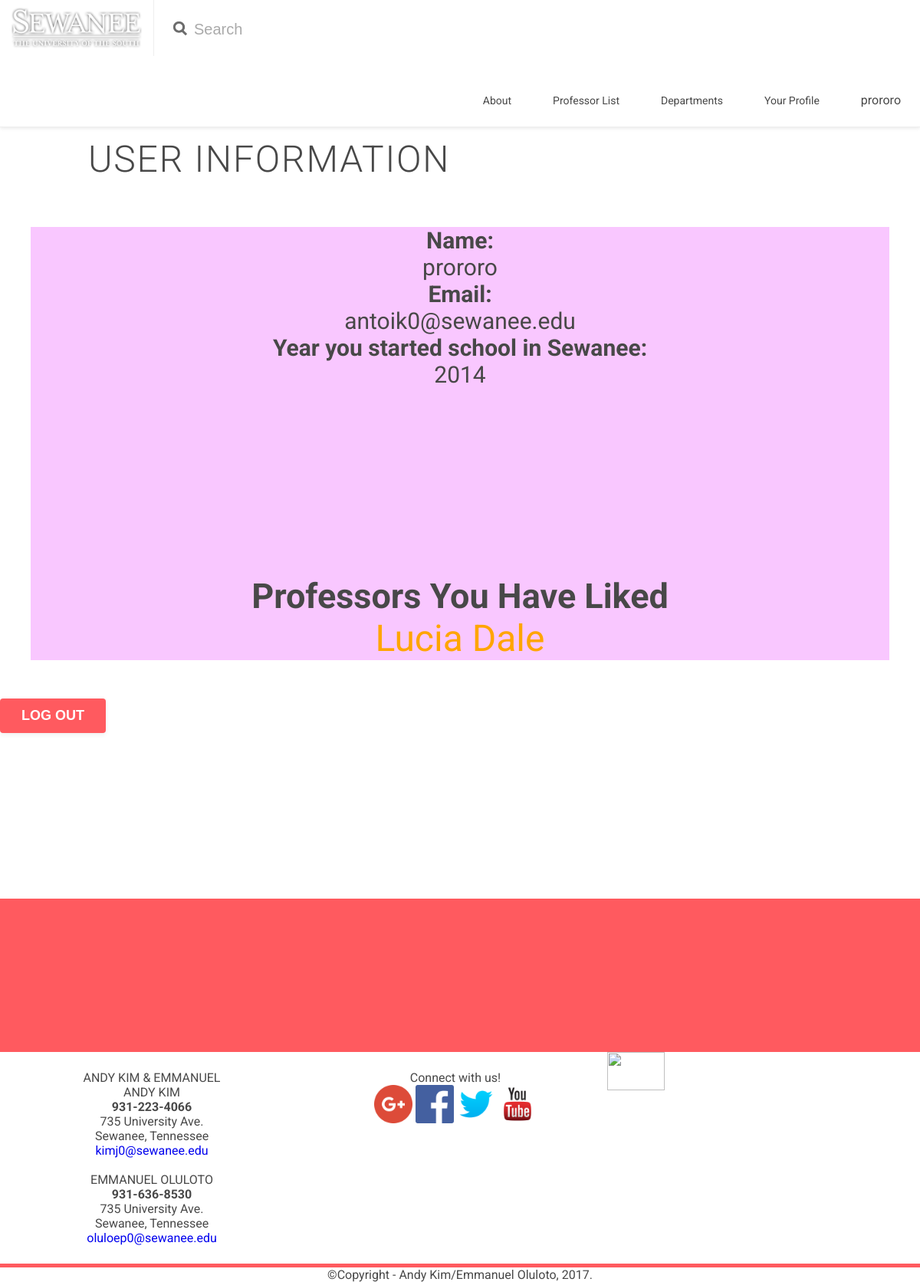
/php/userinfo.php (signed in), run on the app's committed database.
### tables this page shows
CREATE TABLE studentTable(
   username         varchar(40) NOT NULL PRIMARY KEY
  ,password	        varchar(20) NOT NULL
  ,sewanee_Email    varchar(40) NOT NULL
  ,first_Year       SMALLINT 
);

CREATE TABLE hasLiked(
   likeID int AUTO_INCREMENT PRIMARY KEY
  ,username varchar(40)
  ,profID int
);

CREATE TABLE profTable(
   profID           int AUTO_INCREMENT NOT NULL PRIMARY KEY
  ,first_name       varchar(40)
  ,last_name        varchar(40)
  ,email            varchar(40)
  ,phone            char(10)
  ,password         varchar(20) NOT NULL 
);

### php/userinfo.php (the view, shortened to what this page needs)
<?php require_once('header.php') ?>
<!DOCTYPE html>
<html>
	<head>
		<link rel="stylesheet" type="text/css" href="/css/main.css"/>
	</head>
	<body>
  	<div class="top-nav active clearfix">
  		<a href="index.html" class="logo">
  			<img src="/image/logo2.png" alt="Sewanee"/>
  		</a>
  		<div id="nav-searchbar">
  			<form method="GET" action="index.html">
  				<input type="text" name="search" id="nav-search" placeholder="Search"/>
  			</form>
  		</div>
  		<ul>
  		</ul>
  	</div>
<span style="display:block; height: 100px;"></span>
<?php
  if( isset($_SESSION['username']) ){
    $username = $_SESSION['username'];
    $query = "SELECT * FROM studentTable WHERE username = '$username'";
    $result = $connection->query($query);
    $rows = $result->num_rows;
    for ($j = $rows-1 ; $j >= 0; $j--){
      $result->data_seek($j);
      $row = $result->fetch_array(MYSQLI_NUM);
      echo <<<_END
        <div class="row">
          <h1 id="moto">USER INFORMATION</h1>
        </div>
        <div class ="set" style="background:#F9C7FF;font-size:30px;margin:40px;text-align:center">
          <h4> Name:</h4> $row[0]
          <h4>Email:</h4> $row[2]
          <h4>Year you started school in Sewanee:</h4>$row[3]
_END;
    $query = "SELECT first_name,last_name,hasLiked.profID FROM profTable,hasLiked,studentTable
              WHERE hasLiked.username = '$username'
              AND   hasLiked.profID = profTable.profID
              AND   hasLiked.username = studentTable.username";
    $result = $connection->query($query);
    $rows = $result->num_rows;
    echo "<br><br><br><br><br><br><br><br>
     <h2>Professors You Have Liked</h2>";
    if($rows==0) echo "Go like some professors!!!";
    else{
      for ($j = $rows-1 ; $j >= 0; $j--){
        $result->data_seek($j);
        $row = $result->fetch_array(MYSQLI_NUM);
        echo <<<_END
          <a href="profInfo.php?profID=$row[2]" style="font-size: 48px;color:orange"> $row[0]  $row[1] </a><br>
_END;
      }
    }
  echo "</div>";
  echo <<<_END
    <form action="userinfo.php" method="post">
      <input type="submit" value="LOG OUT">
      <input type="hidden" value="yes" name="logout">
    </form>
_END;
    }
  }else echo "<div id='moto' style='text-align:center'><br>
               You're logged out! Click
              <a href='accountlogin.php' style='font-size:60px;'><span>here</span></a>
              to log in again.
              <br></div>";
?>
<span style="display:block; height: 200px;"></span>
<footer>
	<div class="section">
		<p>ANDY KIM & EMMANUEL</p>
	<p>ANDY KIM</p>
	<p><b>931-223-4066</b><br>
		735 University Ave.<br>
		Sewanee, Tennessee<br>
		<a href = "mailto:kimj0@sewanee.edu">kimj0@sewanee.edu</a></p>
	<br>
	<p> EMMANUEL OLULOTO</p>
		<p><b>931-636-8530</b><br>
		735 University Ave.<br>
		Sewanee, Tennessee<br>
		<a href = "mailto:oluloep0@sewanee.edu">oluloep0@sewanee.edu</a></p>
	</div>
	<div class="section"><div id="social">
		<p>Connect with us!</p>
		<ul>
			   <li><a href="#"><img src="/image/logos/1491580659-yumminkysocialmedia23_83074.png"/></a></li>
			   <li><a href="#"><img src="/image/logos/Facebook_icon-icons.com_66805.png"/></a></li>
			   <li><a href="#"><img src="/image/logos/twitter_socialnetwork_20007.png"/></a></li>
			   <li><a href="#"><img src="/image/logos/youtube_socialnetwork_19998.png"/></a></li>
		</ul>
	</div></div>
			<img src="https://upload.wikimedia.org/wikipedia/commons/2/2b/Sewanee.png"/>
</footer>
<p style="text-align:center">&#169;Copyright - Andy Kim/Emmanuel Oluloto, 2017.</p>
</body>
</html>

### css/main.css (style rules this page uses)
input[type="text"], input[type="password"], input[type="email"], input[type="number"], select { font-size: 18px; padding: 10px 12px; border: 1px solid #ccc; border-radius: 4px; margin-bottom: 12px; width: 80%; box-sizing: border-box; transition: border-color 0.2s; }
input[type="submit"], button { background-color: #ff5a5f; color: #fff; border: none; border-radius: 4px; padding: 12px 28px; font-size: 18px; font-weight: 700; cursor: pointer; margin-top: 10px; transition: background 0.2s, box-shadow 0.2s; box-shadow: 0 2px 6px rgba(0,0,0,0.07); }
body { margin: 0; padding: 0; font-family: 'Roboto', sans-serif; font-weight: 400; color:#484848; overflow-x: hidden; }
p { font-size: 16px; margin: 0; padding: 0; }
a:link { font-size: 16px; text-decoration: none; margin: 0; padding: 0; }
h1,h2,h3,h4,h5,h6,ul,ol,li { margin: 0; padding: 0; }
ul, ol { list-style-type: none; }
.clearfix::after { content: ""; display: table; clear: both; }
.row { position: relative; max-width: 970px; height: auto; margin: 0 auto; }
footer { border-top: 200px solid #ff5a5f; border-bottom: 5px solid #ff5a5f; width: 100%; overflow: hidden; }
footer img { width: 25%; }
li { display: inline; }
#social img { width: 50px; height: 50px; }
.section { width: 29%; float: left; margin: 2% 2%; text-align: center; }
.top-nav { position: relative; width: 100%; height: auto; background-color: #fff; z-index: 200; }
.top-nav.active { position: fixed; left: 0; top: 0; border-bottom: 1px solid #eee; box-shadow: 0 1px 5px rgba( 0, 0, 0, 0.1); -webkit-box-shadow: 0 1px 5px rgba( 0, 0, 0, 0.1); -moz-box-shadow: 0 1px 5px rgba( 0, 0, 0, 0.1); }
.logo:link { position: relative; color: #ccc; display: inline-block; transition: all 0.3s ease; -webkit-transition: all 0.3s ease; -moz-transition: all 0.3s ease; -o-transition: all 0.3s ease; float: left; }
.logo img { position: relative; padding: 10px 15px; width: 170px; vertical-align: middle; }
.top-nav.active .logo img { border-right: 1px solid #eee; }
#nav-searchbar { display:none; width: 490px; height: 100%; }
.top-nav.active #nav-searchbar { display: inline-block; }
#nav-searchbar form input { padding: 27px 10px 18px 52px; width: 100%; border: none; outline: none; color: #666; font-size: 20px; box-sizing: border-box; -webkit-box-sizing: border-box; -moz-box-sizing: border-box; background-image: url('image/search_icon.png'); background-repeat: no-repeat; background-position: 25px 28px; background-size: 18px; }
.top-nav ul { float: right; padding: 25px 0; }
#moto { font-size: 48px; font-weight: 300; color: #484848; margin: 60px 0; letter-spacing: 1.8px; }

### data on the page
studenttable: username "prororo", sewanee_Email "antoik0@sewanee.edu", first_Year "2014"
hasliked: profID.first_name "Lucia", profID.last_name "Dale"

### other printed values
$u "prororo"
